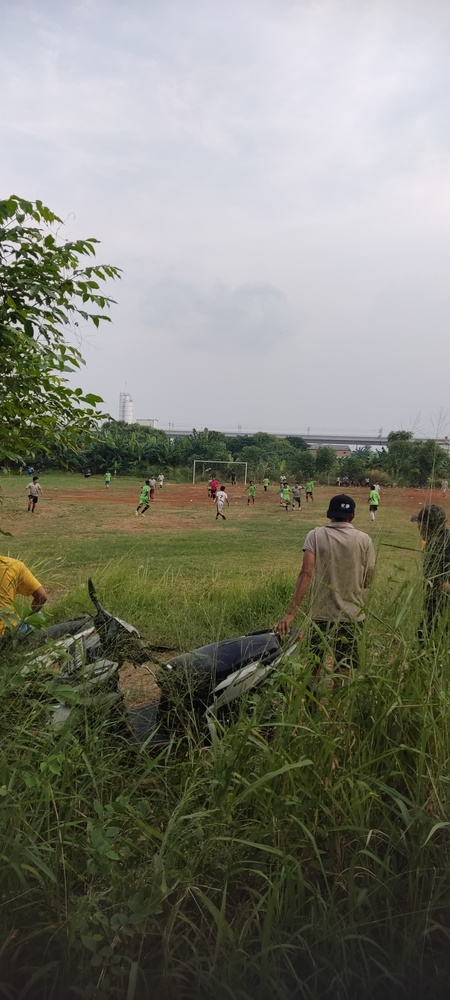
#> input picture img/original.jpeg, 450 x 1000 px, shrunk from 1800 x 4000 before the run
$ python kmeans.py
#> lines starting #> are read from the running program, lines starting #| are printed output that depends on the picture
import numpy as np
import cv2
import matplotlib.pyplot as plt
from sklearn.cluster import KMeans

# membaca gambar / foto
image = cv2.imread('./img/original.jpeg')  # ganti image sesuai dengan path ke file gambar Anda
#> image is the input picture: shape (1000, 450, 3); mean B, G, R 112.8, 124.9, 124.3
image = cv2.cvtColor(image, cv2.COLOR_BGR2RGB)
plt.imshow(image)
plt.title("Original Image")
plt.show()

# me reshape gambar ke bentuk 2D
pixel_values = image.reshape((-1, 3))
pixel_values = np.float32(pixel_values)

# mendefinisikan kriteria, nilai K, dan melakukan KMeans
k = 7  # ubah nilai K sesuai kebutuhan
criteria = (cv2.TERM_CRITERIA_EPS + cv2.TERM_CRITERIA_MAX_ITER, 100, 0.2)
_, labels, centers = cv2.kmeans(pixel_values, k, None, criteria, 10, cv2.KMEANS_RANDOM_CENTERS)
#> centers = [[81.89, 85.81, 50.48], [219.2, 219.1, 228.2], [116.4, 108.6, 70.34], [145.4, 141, 119.4], [55.31, 59.76, 33.46], [34.33, 35.65, 21.51], [194.9, 195.8, 203.1]]

# mengkonversi kembali ke 8-bit values
centers = np.uint8(centers)
#> centers = [[81, 85, 50], [219, 219, 228], [116, 108, 70], [145, 140, 119], [55, 59, 33], [34, 35, 21], [194, 195, 203]]
segmented_image = centers[labels.flatten()]

# reshape ke bentuk gambar asli
segmented_image = segmented_image.reshape(image.shape)
plt.imshow(segmented_image)
plt.title("Segmented Image")
plt.show()

# menampilkan setiap cluster
labels = labels.flatten()
segmented_images = []
for i in range(k):
    masked_image = np.copy(image)
    masked_image = masked_image.reshape((-1, 3))
    masked_image[labels != i] = [0, 0, 0]
    masked_image = masked_image.reshape(image.shape)
    segmented_images.append(masked_image)
    plt.imshow(masked_image)
    plt.title(f"Cluster {i+1}")
    plt.show()
#> this loop made 7 passes
#> pass 1, `masked_image = masked_image.reshape(image.shape)`:
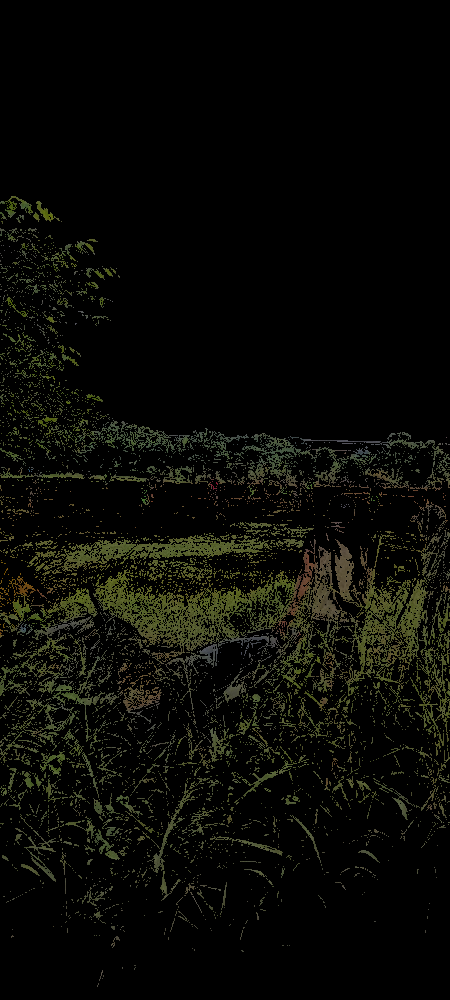
#> masked_image: shape (1000, 450, 3); mean R, G, B 9.6, 10.1, 5.9
#> pass 2, `masked_image = masked_image.reshape(image.shape)`:
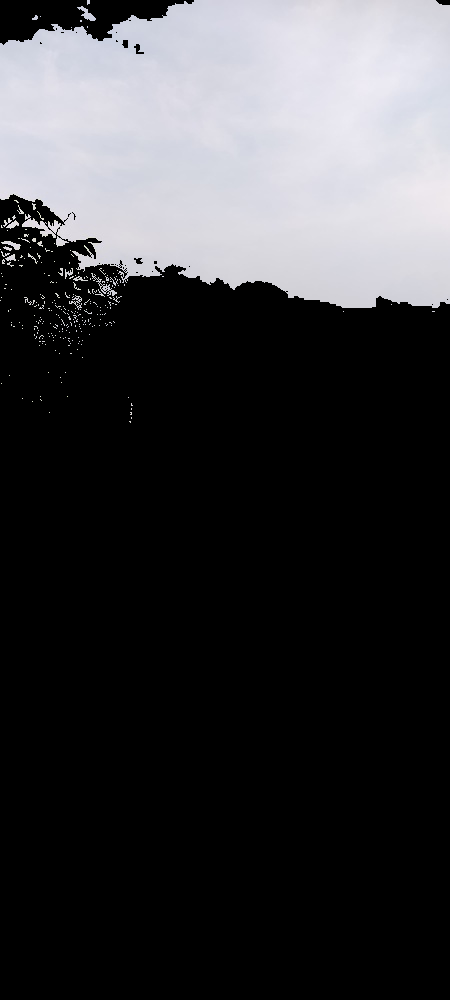
#> masked_image: shape (1000, 450, 3); mean R, G, B 58.5, 58.4, 60.8
#> pass 3, `masked_image = masked_image.reshape(image.shape)`:
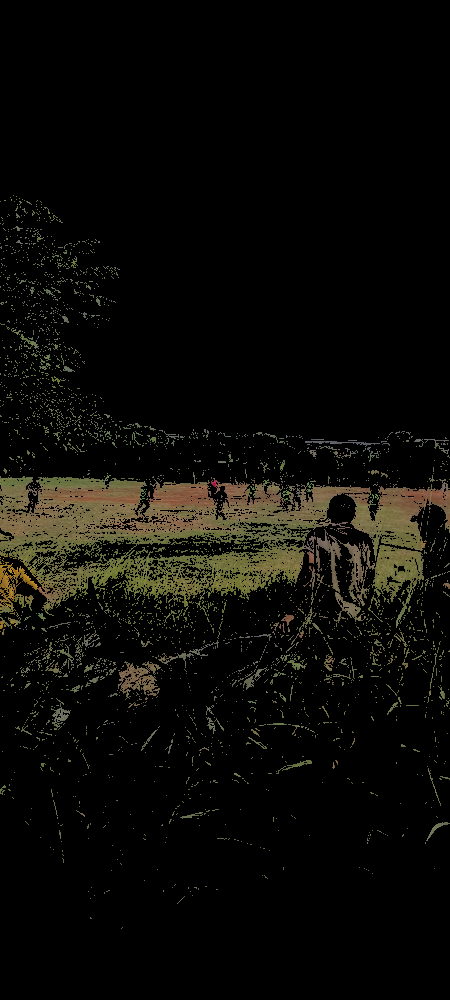
#> masked_image: shape (1000, 450, 3); mean R, G, B 11.7, 10.9, 7.1
#> after the loop:
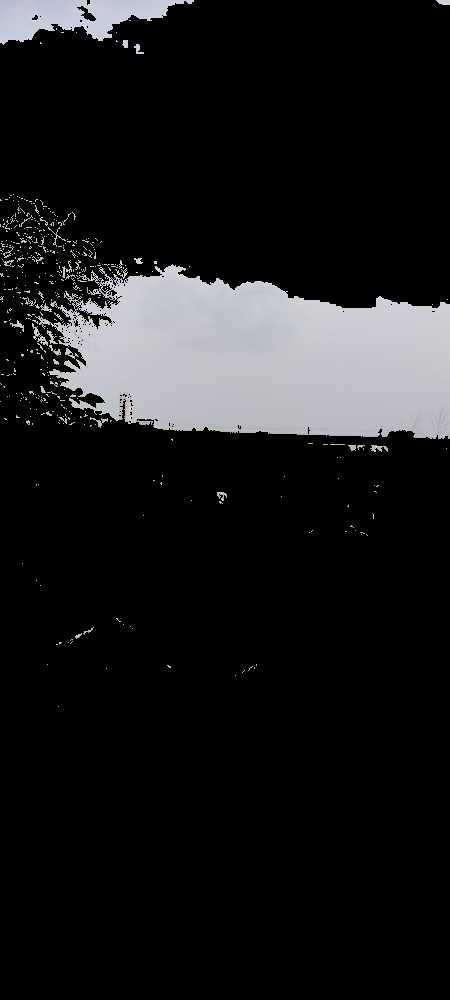
#> masked_image: shape (1000, 450, 3); mean R, G, B 25.8, 25.9, 26.9
#> after the loop, segmented_images = 7 items
